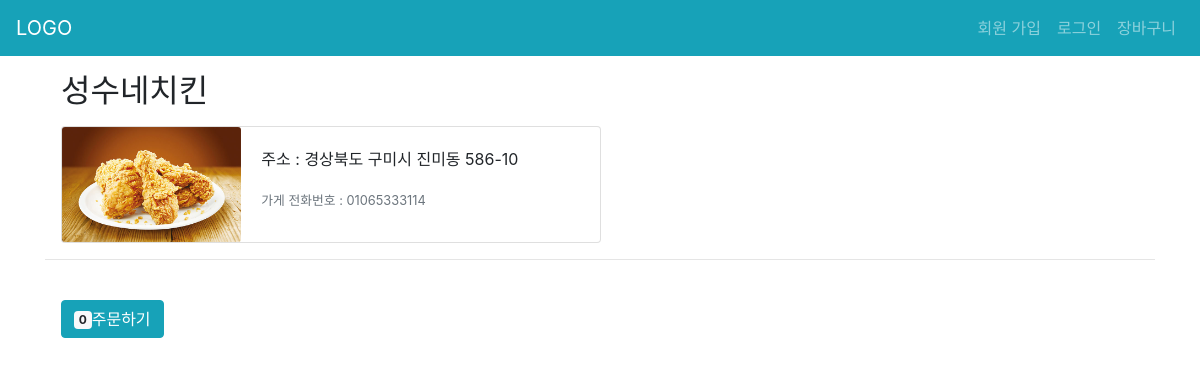
The page /main/1/menu/ on the database as committed earlier.
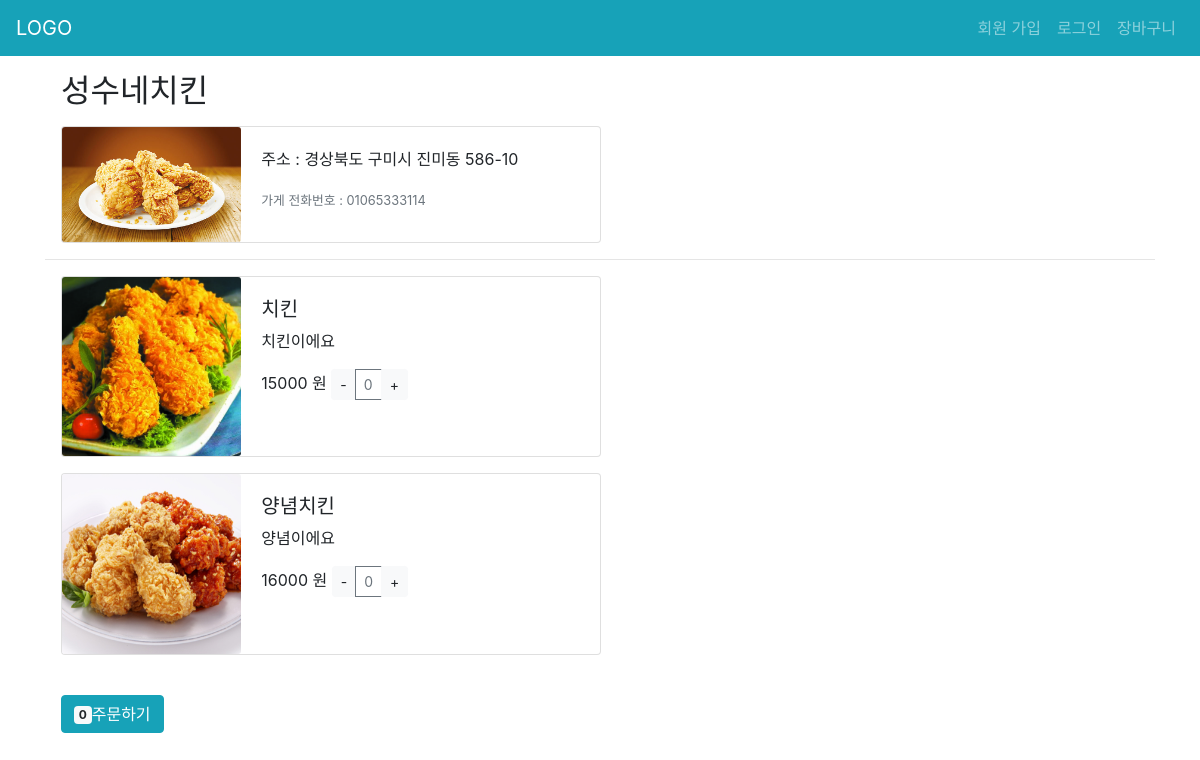
The same page on the database as committed later.
### ceos/models.py (models this page shows)
class StoreMenu(models.Model):
    store = models.ForeignKey(Store, on_delete=models.CASCADE)
    menu_name = models.CharField(max_length=50)
    menu_info = models.CharField(blank=True, max_length=50)
    menu_price = models.IntegerField()
    menu_image = models.ImageField(blank=True, upload_to="menu/%Y/%m/%d")

### main/views.py (the view)
# urls.py: path('<int:store_pk>/menu/', views.menu, name='menu'),
def menu(request, store_pk):
    store = get_object_or_404(Store, pk=store_pk)
    menu_list = store.storemenu_set.all()
    print(store, menu_list)
    context = {
        'menu_list': menu_list,
        'store': store,
    }
    return render(request, 'main/menu_list.html', context)

### carton/cart.py (called while the page is built)
    @property
    def items(self):
        return self._items_dict.values()

    @property
    def total(self):
        return sum([item.subtotal for item in self.items])

### carton/templatetags/carton_tags.py (called while the page is built)
@register.simple_tag
def get_cart(context, session_key=None, cart_class=Cart):
    request = context['request']
    return cart_class(request.session, session_key=session_key)

### main/templates/main/menu_list.html (shortened to what this page needs)
{% extends 'base.html' %}
{% block content %}
{% load carton_tags %}
{% get_cart as cart %}
    <h2 class="mt-3 ml-3">{{ store.store_name }}</h2>
    <div class="card m-3" style="max-width: 540px;">
    <div class="row no-gutters">
        <div class="col-md-4">
        <img src="{{ store.store_image.url }}" class="card-img" alt="...">
        </div>
        <div class="col-md-8">
        <div class="card-body">
            <p class="card-text">주소 : {{ store.store_location }}</p>
            <p class="card-text"><small class="text-muted">가게 전화번호 : {{ store.store_phone }}</small></p>
        </div>
        </div>
    </div>
    </div>
    <hr>
    {% for menu in menu_list%}
    <div class="card m-3" style="max-width: 540px;">
        <div class="row no-gutters">
            <div class="col-md-4">
                <img src="{{ menu.menu_image.url }}" class="card-img" alt="...">
            </div>
            <div class="col-md-8">
                <div class="card-body">
                    <h5>{{ menu.menu_name }}</h5>
                    <p>{{ menu.menu_info }}</p>
                    <span>{{ menu.menu_price }} 원</span>
                    <div class="btn-group btn-group-sm" role="group">
                        <button data-menu="{{ menu.pk }}"  type="button" class="btn btn-light btn-group-sm minusBtn">-</button>
                        <input id="cnt-{{ menu.pk }}" type="button" class="btn btn-outline-secondary btn-group-sm" value="0" readonly>
                        <button data-menu="{{ menu.pk }}" type="button" class="btn btn-light btn-group-sm plusBtn">+</button>
                    </div>
                </div>
            </div>
        </div>
    </div>
    {% endfor %}
    <br>
    <a href="{% url 'shopping:show_cart' %}" id="submitBtn" class="btn btn-info ml-3"><span id="spanTotal" class="badge badge-light">{{ cart.total }}</span>주문하기</a>
{% endblock %}

Rows that differ between the two databases and show on the page:
added StoreMenu: menu_image (picture), menu_name "치킨", menu_info "치킨이에요", menu_price "15000"
added StoreMenu: menu_image (picture), menu_name "양념치킨", menu_info "양념이에요", menu_price "16000"
